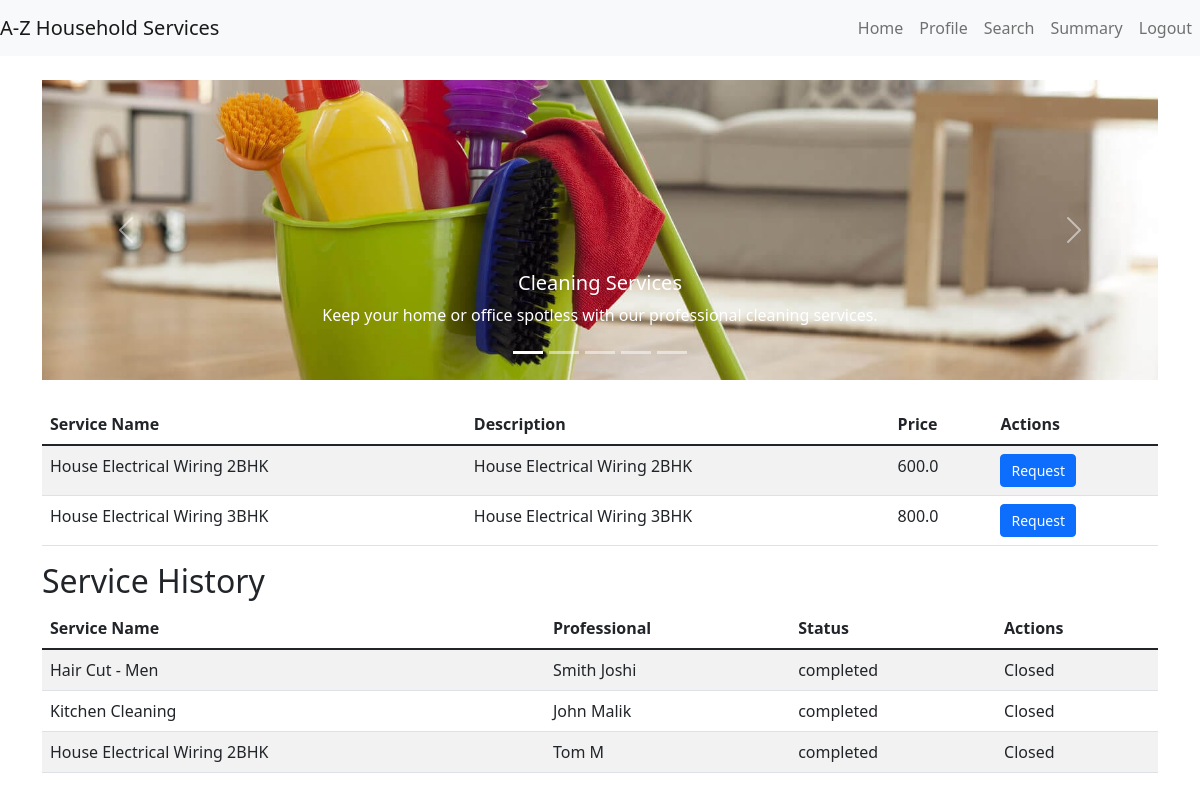
The app's page /customer/dashboard?service_type=electrical (signed in) with its own data.
### models.py (models this page shows, shortened)
class Service(db.Model):
    __tablename__ = 'services'
    id = db.Column(db.Integer, primary_key=True)
    name = db.Column(db.String(100), nullable=False)
    price = db.Column(db.Float, nullable=False)
    description = db.Column(db.String(200))
    service_type = db.Column(db.String(50))

class ProfessionalProfile(db.Model):
    __tablename__ = 'professional_profiles'
    id = db.Column(db.Integer, primary_key=True)
    user_id = db.Column(db.Integer, db.ForeignKey('users.id'))
    full_name = db.Column(db.String(100), nullable=False)
    service_type = db.Column(db.String(100), nullable=False)
    experience = db.Column(db.String(100), nullable=False)
    filename = db.Column(db.String(120), nullable=False)
    uploaded_at = db.Column(db.DateTime, default=db.func.current_timestamp())
    address = db.Column(db.String(200),nullable=False)
    pin_code = db.Column(db.String(6), nullable=False)
    reviews = db.Column(db.Float, default=0)

class ServiceRequest(db.Model):
    __tablename__ = 'service_requests'
    id = db.Column(db.Integer, primary_key=True)
    service_id = db.Column(db.Integer, db.ForeignKey('services.id'))
    customer_id = db.Column(db.Integer, db.ForeignKey('users.id'))
    professional_id = db.Column(db.Integer, db.ForeignKey('users.id'), nullable=True)
    date_of_request = db.Column(db.DateTime, default=db.func.current_timestamp())
    date_of_accept_reject = db.Column(db.DateTime, nullable=True)
    date_of_completion = db.Column(db.DateTime, nullable=True)
    service_status = db.Column(db.String(20))  # requested, accepted, rejected , completed
    remarks = db.Column(db.String(200))

### app.py (the view)
@app.route('/customer/dashboard', methods=['GET', 'POST'])
def customer_dashboard():
    if 'user_id' in session:
        if request.args.get("service_type"):
            services = Service.query.filter_by(service_type=request.args.get("service_type")).all()
        else:
            services = []
        service_requests = ServiceRequest.query.filter_by(customer_id=session['user_id']).all()
        professional_profile = ProfessionalProfile.query.all()
        service_dict = {}  # Define service_dict here
        prof_dict = {}  # Define user_dict here
        for professional in professional_profile:
            prof_dict[professional.user_id] = professional
        for service in Service.query.all():
            service_dict[service.id] = service
        return render_template('customer_dashboard.html', services=services, service_requests=service_requests,prof_dict=prof_dict,service_dict=service_dict)
    return redirect(url_for('login'))

### app.py (called while the page is built)
@app.before_request
def create_tables():
    global first_request
    if first_request:
        db.create_all()
        first_request = False

### templates/customer_dashboard.html (shortened to what this page needs)
{% extends "base.html" %}
{% block content %}
<div id="serviceCarousel" class="carousel slide" data-bs-ride="carousel">
    <div class="carousel-indicators">
        <button type="button" data-bs-target="#serviceCarousel" data-bs-slide-to="0" class="active" aria-current="true"></button>
        <button type="button" data-bs-target="#serviceCarousel" data-bs-slide-to="1"></button>
        <button type="button" data-bs-target="#serviceCarousel" data-bs-slide-to="2"></button>
        <button type="button" data-bs-target="#serviceCarousel" data-bs-slide-to="3"></button>
        <button type="button" data-bs-target="#serviceCarousel" data-bs-slide-to="4"></button>
    </div>
    <div class="carousel-inner">
        <div class="carousel-item active">
            <img src="{{ url_for('static', filename='images/cleaning.jpg') }}" class="d-block w-100" alt="Cleaning Services">
            <div class="carousel-caption d-none d-md-block">
                <a href="{{ url_for('customer_dashboard', service_type='cleaning') }}" class="btn">
                <h5>Cleaning Services</h5>
                <p>Keep your home or office spotless with our professional cleaning services.</p>
                </a>
            </div>
        </div>
    </div>
    <button class="carousel-control-prev" type="button" data-bs-target="#serviceCarousel" data-bs-slide="prev">
        <span class="carousel-control-prev-icon" aria-hidden="true"></span>
    </button>
    <button class="carousel-control-next" type="button" data-bs-target="#serviceCarousel" data-bs-slide="next">
        <span class="carousel-control-next-icon" aria-hidden="true"></span>
    </button>
</div>
<table class="table table-striped mt-4">
    <thead>
        <tr>
            <th>Service Name</th>
            <th>Description</th>
            <th>Price</th>
            <th>Actions</th>
        </tr>
    </thead>
    <tbody>
        {% for service in services %}
        <tr>
            <td>{{ service.name }}</td>
            <td>{{ service.description }}</td>
            <td>{{ service.price }}</td>
            <td>
                <a href="/customer/create_service_request/{{ service.id }}" class="btn btn-primary">Request</a>
            </td>
        </tr>
        {% endfor %}
    </tbody>
</table>
<h2>Service History</h2>
<table class="table table-striped">
    <thead>
        <tr>
            <th>Service Name</th>
            <th>Professional</th>
            <th>Status</th>
            <th>Actions</th>
        </tr>
    </thead>
    <tbody>
        {% for service_request in service_requests %}
        <tr>
            <td>{{ service_dict[service_request.service_id].name }}</td>
            <td>{{ prof_dict[service_request.professional_id].full_name }}</td>
            <td>{{ service_request.service_status }}</td>
            <td>
                {% if service_request.service_status != 'completed' %}
                    <a href="/customer/close_service_request/{{ service_request.id }}" class="btn btn-success">Close</a>
                {% else %}
                    Closed
                {% endif %}
            </td>
        </tr>
        {% endfor %}
    </tbody>
</table>
{% endblock %}

### static/styles/styles.css (style rules this page uses)
.btn-primary { padding: 5px 10px; font-size: 14px; }
.carousel-item img { height: 300px; object-fit: cover; }
.carousel-caption { background-color: transparent; padding: 10px; }
.carousel-caption h5, .carousel-caption p, .carousel-caption a { color: #fff; }

### records on screen
Service: name "House Electrical Wiring 2BHK", description "House Electrical Wiring 2BHK", price "600.0"
Service: name "House Electrical Wiring 3BHK", description "House Electrical Wiring 3BHK", price "800.0"
ServiceRequest: service_status "completed", shows "Closed"
Service: name "Hair Cut - Men"
ProfessionalProfile: full_name "Smith Joshi"
ServiceRequest: service_status "completed", shows "Closed"
Service: name "Kitchen Cleaning"
ProfessionalProfile: full_name "John Malik"
ServiceRequest: service_status "completed", shows "Closed"
ProfessionalProfile: full_name "Tom M"
